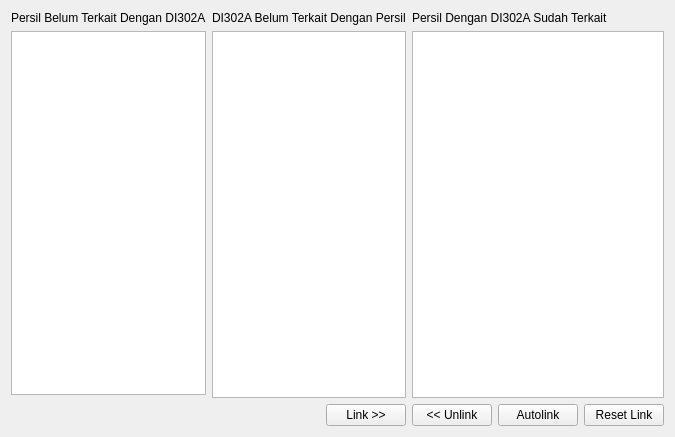
<?xml version="1.0" encoding="UTF-8"?>
<ui version="4.0">
 <class>DesainDI302</class>
 <widget class="QWidget" name="DesainDI302">
  <property name="geometry">
   <rect>
    <x>0</x>
    <y>0</y>
    <width>614</width>
    <height>437</height>
   </rect>
  </property>
  <property name="windowTitle">
   <string>Form</string>
  </property>
  <layout class="QHBoxLayout" name="horizontalLayout_2">
   <item>
    <layout class="QHBoxLayout" name="horizontalLayout">
     <item>
      <layout class="QVBoxLayout" name="verticalLayout_3">
       <item>
        <widget class="QLabel" name="label">
         <property name="text">
          <string>Persil Belum Terkait Dengan DI302A</string>
         </property>
        </widget>
       </item>
       <item>
        <widget class="QTableWidget" name="table_persil">
         <property name="editTriggers">
          <set>QAbstractItemView::NoEditTriggers</set>
         </property>
         <property name="selectionMode">
          <enum>QAbstractItemView::SingleSelection</enum>
         </property>
         <property name="selectionBehavior">
          <enum>QAbstractItemView::SelectRows</enum>
         </property>
         <property name="columnCount">
          <number>0</number>
         </property>
         <attribute name="horizontalHeaderVisible">
          <bool>true</bool>
         </attribute>
         <attribute name="verticalHeaderVisible">
          <bool>false</bool>
         </attribute>
        </widget>
       </item>
       <item>
        <layout class="QHBoxLayout" name="horizontalLayout_8">
         <property name="topMargin">
          <number>5</number>
         </property>
         <property name="bottomMargin">
          <number>6</number>
         </property>
         <item>
          <widget class="QLabel" name="label_4">
           <property name="text">
            <string/>
           </property>
          </widget>
         </item>
        </layout>
       </item>
      </layout>
     </item>
     <item>
      <layout class="QVBoxLayout" name="verticalLayout_6">
       <item>
        <widget class="QLabel" name="label_2">
         <property name="text">
          <string>DI302A Belum Terkait Dengan Persil</string>
         </property>
        </widget>
       </item>
       <item>
        <widget class="QTableWidget" name="table_di302">
         <property name="editTriggers">
          <set>QAbstractItemView::NoEditTriggers</set>
         </property>
         <property name="selectionMode">
          <enum>QAbstractItemView::SingleSelection</enum>
         </property>
         <property name="selectionBehavior">
          <enum>QAbstractItemView::SelectRows</enum>
         </property>
         <property name="columnCount">
          <number>0</number>
         </property>
         <attribute name="horizontalHeaderVisible">
          <bool>true</bool>
         </attribute>
         <attribute name="verticalHeaderVisible">
          <bool>false</bool>
         </attribute>
        </widget>
       </item>
       <item>
        <layout class="QHBoxLayout" name="horizontalLayout_9">
         <item>
          <spacer name="horizontalSpacer_2">
           <property name="orientation">
            <enum>Qt::Horizontal</enum>
           </property>
           <property name="sizeHint" stdset="0">
            <size>
             <width>40</width>
             <height>20</height>
            </size>
           </property>
          </spacer>
         </item>
         <item>
          <widget class="QPushButton" name="btn_link">
           <property name="text">
            <string>Link &gt;&gt;</string>
           </property>
          </widget>
         </item>
        </layout>
       </item>
      </layout>
     </item>
     <item>
      <layout class="QVBoxLayout" name="verticalLayout_5">
       <item>
        <widget class="QLabel" name="label_3">
         <property name="text">
          <string>Persil Dengan DI302A Sudah Terkait</string>
         </property>
        </widget>
       </item>
       <item>
        <widget class="QTableWidget" name="table_persil_di302">
         <property name="editTriggers">
          <set>QAbstractItemView::NoEditTriggers</set>
         </property>
         <property name="selectionMode">
          <enum>QAbstractItemView::SingleSelection</enum>
         </property>
         <property name="selectionBehavior">
          <enum>QAbstractItemView::SelectRows</enum>
         </property>
         <property name="columnCount">
          <number>0</number>
         </property>
         <attribute name="horizontalHeaderVisible">
          <bool>true</bool>
         </attribute>
         <attribute name="verticalHeaderVisible">
          <bool>false</bool>
         </attribute>
        </widget>
       </item>
       <item>
        <layout class="QHBoxLayout" name="horizontalLayout_7">
         <item>
          <widget class="QPushButton" name="btn_unlink">
           <property name="text">
            <string>&lt;&lt; Unlink</string>
           </property>
          </widget>
         </item>
         <item>
          <widget class="QPushButton" name="btn_autolink">
           <property name="text">
            <string>Autolink</string>
           </property>
          </widget>
         </item>
         <item>
          <widget class="QPushButton" name="btn_reset_link">
           <property name="text">
            <string>Reset Link</string>
           </property>
          </widget>
         </item>
        </layout>
       </item>
      </layout>
     </item>
    </layout>
   </item>
  </layout>
 </widget>
 <resources/>
 <connections/>
</ui>
